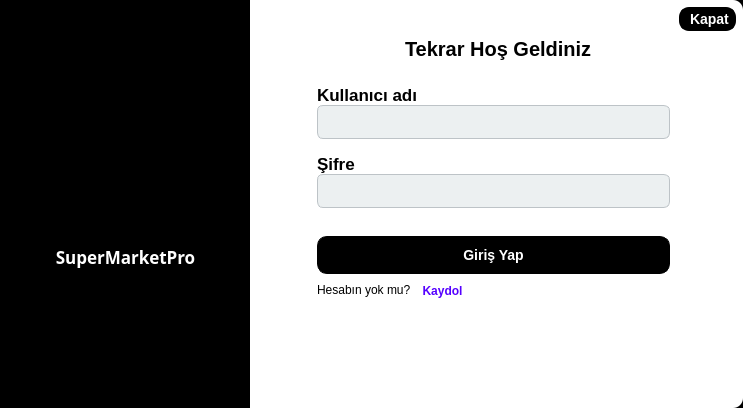
<?xml version="1.0" encoding="UTF-8"?>
<ui version="4.0">
 <class>login</class>
 <widget class="QDialog" name="login">
  <property name="geometry">
   <rect>
    <x>0</x>
    <y>0</y>
    <width>743</width>
    <height>408</height>
   </rect>
  </property>
  <property name="windowTitle">
   <string>Dialog</string>
  </property>
  <property name="styleSheet">
   <string notr="true">#login {
	background-color: rgb(0, 0, 0);
	border-radius:10px;
}</string>
  </property>
  <property name="locale">
   <locale language="English" country="UnitedStates"/>
  </property>
  <layout class="QGridLayout" name="gridLayout">
   <property name="leftMargin">
    <number>0</number>
   </property>
   <property name="topMargin">
    <number>0</number>
   </property>
   <property name="rightMargin">
    <number>0</number>
   </property>
   <property name="bottomMargin">
    <number>0</number>
   </property>
   <property name="spacing">
    <number>0</number>
   </property>
   <item row="0" column="0">
    <widget class="QWidget" name="logo_widget" native="true">
     <property name="minimumSize">
      <size>
       <width>250</width>
       <height>0</height>
      </size>
     </property>
     <property name="maximumSize">
      <size>
       <width>250</width>
       <height>16777215</height>
      </size>
     </property>
     <property name="styleSheet">
      <string notr="true">#logo_widget {
	background-color: rgb(0, 0, 0);
	border-bottom-left-radius:10px;
	border-top-left-radius:10px;
}

</string>
     </property>
     <layout class="QGridLayout" name="gridLayout_13">
      <property name="leftMargin">
       <number>0</number>
      </property>
      <property name="topMargin">
       <number>0</number>
      </property>
      <property name="rightMargin">
       <number>0</number>
      </property>
      <property name="bottomMargin">
       <number>0</number>
      </property>
      <property name="horizontalSpacing">
       <number>7</number>
      </property>
      <item row="0" column="1">
       <spacer name="verticalSpacer_2">
        <property name="orientation">
         <enum>Qt::Orientation::Vertical</enum>
        </property>
        <property name="sizeHint" stdset="0">
         <size>
          <width>20</width>
          <height>122</height>
         </size>
        </property>
       </spacer>
      </item>
      <item row="1" column="0">
       <spacer name="horizontalSpacer_8">
        <property name="orientation">
         <enum>Qt::Orientation::Horizontal</enum>
        </property>
        <property name="sizeHint" stdset="0">
         <size>
          <width>23</width>
          <height>20</height>
         </size>
        </property>
       </spacer>
      </item>
      <item row="1" column="1">
       <layout class="QGridLayout" name="gridLayout_12">
        <property name="verticalSpacing">
         <number>15</number>
        </property>
        <item row="0" column="0">
         <layout class="QGridLayout" name="gridLayout_11">
          <item row="0" column="0">
           <spacer name="horizontalSpacer_6">
            <property name="orientation">
             <enum>Qt::Orientation::Horizontal</enum>
            </property>
            <property name="sizeHint" stdset="0">
             <size>
              <width>18</width>
              <height>20</height>
             </size>
            </property>
           </spacer>
          </item>
          <item row="0" column="1">
           <widget class="QPushButton" name="pushButton_2">
            <property name="minimumSize">
             <size>
              <width>131</width>
              <height>91</height>
             </size>
            </property>
            <property name="maximumSize">
             <size>
              <width>131</width>
              <height>91</height>
             </size>
            </property>
            <property name="styleSheet">
             <string notr="true">border: none;</string>
            </property>
            <property name="text">
             <string/>
            </property>
            <property name="icon">
             <iconset resource="rec.qrc">
              <normaloff>:/logo/icon/logo/logo giris.png</normaloff>:/logo/icon/logo/logo giris.png</iconset>
            </property>
            <property name="iconSize">
             <size>
              <width>200</width>
              <height>200</height>
             </size>
            </property>
           </widget>
          </item>
          <item row="0" column="2">
           <spacer name="horizontalSpacer_7">
            <property name="orientation">
             <enum>Qt::Orientation::Horizontal</enum>
            </property>
            <property name="sizeHint" stdset="0">
             <size>
              <width>18</width>
              <height>20</height>
             </size>
            </property>
           </spacer>
          </item>
         </layout>
        </item>
        <item row="1" column="0">
         <widget class="QLabel" name="label_5">
          <property name="font">
           <font>
            <family>Segoe Fluent Icons</family>
            <pointsize>13</pointsize>
            <bold>true</bold>
           </font>
          </property>
          <property name="styleSheet">
           <string notr="true">color: rgb(255, 255, 255);</string>
          </property>
          <property name="text">
           <string>SuperMarketPro</string>
          </property>
          <property name="alignment">
           <set>Qt::AlignmentFlag::AlignCenter</set>
          </property>
         </widget>
        </item>
       </layout>
      </item>
      <item row="1" column="2">
       <spacer name="horizontalSpacer_9">
        <property name="orientation">
         <enum>Qt::Orientation::Horizontal</enum>
        </property>
        <property name="sizeHint" stdset="0">
         <size>
          <width>22</width>
          <height>20</height>
         </size>
        </property>
       </spacer>
      </item>
      <item row="2" column="1">
       <spacer name="verticalSpacer_3">
        <property name="orientation">
         <enum>Qt::Orientation::Vertical</enum>
        </property>
        <property name="sizeHint" stdset="0">
         <size>
          <width>20</width>
          <height>121</height>
         </size>
        </property>
       </spacer>
      </item>
     </layout>
    </widget>
   </item>
   <item row="0" column="1">
    <widget class="QWidget" name="giris_widget" native="true">
     <property name="styleSheet">
      <string notr="true">#giris_widget {
	background-color: white;
	border-bottom-right-radius:10px;
	border-top-right-radius:10px;

}

QPushButton {
	background-color: black;
    color: white; 
    border: 1px solid black;
    border-radius: 10px; 
    padding: 10px 20px; 
    font-size: 14px; 
    font-weight: bold;
}

QPushButton:hover {
	background-color: white;
    border-color: black;
	color: black;
}

QPushButton:pressed {
    background-color:   rgb(255, 255, 255);
    border-color: rgb(0, 0, 0);
	color: black; 
}

QPushButton:disabled {
    background-color: #bdc3c7;
    color: #7f8c8d;
    border-color: #bdc3c7; 
}

QLineEdit {
    background-color: #ecf0f1; /* لون الخلفية */
    color: #2c3e50; /* لون النص */
    border: 1px solid #bdc3c7; /* لون الحدود */
    border-radius: 6px; /* زوايا دائرية */
    padding: 8px 12px; /* الحشوة الداخلية */
    font-size: 12px; /* حجم الخط */
}

QLineEdit:focus {
    border-color: #2c3e50; /* لون الحدود عند التركيز (أسود داكن) */
    background-color: #ffffff; /* لون الخلفية عند التركيز */
}

QLineEdit:hover {
    border-color: #34495e; /* لون الحدود عند المرور (أسود رمادي) */
}




</string>
     </property>
     <layout class="QGridLayout" name="gridLayout_17">
      <property name="leftMargin">
       <number>0</number>
      </property>
      <property name="topMargin">
       <number>7</number>
      </property>
      <property name="rightMargin">
       <number>7</number>
      </property>
      <property name="bottomMargin">
       <number>0</number>
      </property>
      <item row="0" column="0">
       <widget class="QWidget" name="menu_widget" native="true">
        <layout class="QGridLayout" name="gridLayout_14">
         <property name="leftMargin">
          <number>0</number>
         </property>
         <property name="topMargin">
          <number>0</number>
         </property>
         <property name="rightMargin">
          <number>0</number>
         </property>
         <property name="bottomMargin">
          <number>0</number>
         </property>
         <item row="0" column="0">
          <layout class="QGridLayout" name="gridLayout_2">
           <item row="0" column="0">
            <spacer name="horizontalSpacer">
             <property name="orientation">
              <enum>Qt::Orientation::Horizontal</enum>
             </property>
             <property name="sizeHint" stdset="0">
              <size>
               <width>198</width>
               <height>20</height>
              </size>
             </property>
            </spacer>
           </item>
           <item row="0" column="1">
            <widget class="QPushButton" name="kapat_button">
             <property name="font">
              <font>
               <pointsize>-1</pointsize>
               <bold>true</bold>
              </font>
             </property>
             <property name="whatsThis">
              <string/>
             </property>
             <property name="autoFillBackground">
              <bool>false</bool>
             </property>
             <property name="styleSheet">
              <string notr="true">QPushButton {
	background-color: black;
    color: white; 
    border: 2px solid rgb(0, 0, 0);
    border-radius: 10px; 
    padding: 2px 5px; 

}

QPushButton:hover {
	background-color: white; 
    border-color: black;
	color: black;
	icon: url(:/icons/icon/logout b.png);
}

QPushButton:pressed {
    background-color:   black; 
    border-color: white;
	color: white; 
	icon: url(:/icons/icon/logout w.png);
}</string>
             </property>
             <property name="text">
              <string> Kapat</string>
             </property>
             <property name="icon">
              <iconset resource="rec.qrc">
               <normaloff>:/icons/icon/logout w.png</normaloff>
               <normalon>:/icons/icon/logout w.png</normalon>:/icons/icon/logout w.png</iconset>
             </property>
             <property name="iconSize">
              <size>
               <width>32</width>
               <height>32</height>
              </size>
             </property>
             <property name="shortcut">
              <string/>
             </property>
             <property name="default">
              <bool>false</bool>
             </property>
            </widget>
           </item>
          </layout>
         </item>
        </layout>
       </widget>
      </item>
      <item row="1" column="0">
       <widget class="QWidget" name="ana_widget" native="true">
        <layout class="QGridLayout" name="gridLayout_16">
         <property name="leftMargin">
          <number>0</number>
         </property>
         <property name="topMargin">
          <number>0</number>
         </property>
         <property name="rightMargin">
          <number>0</number>
         </property>
         <property name="bottomMargin">
          <number>0</number>
         </property>
         <item row="0" column="0">
          <widget class="QStackedWidget" name="giris_sayflar">
           <widget class="QWidget" name="login_widget">
            <layout class="QGridLayout" name="gridLayout_20">
             <property name="leftMargin">
              <number>0</number>
             </property>
             <property name="topMargin">
              <number>0</number>
             </property>
             <property name="rightMargin">
              <number>0</number>
             </property>
             <property name="bottomMargin">
              <number>0</number>
             </property>
             <property name="spacing">
              <number>7</number>
             </property>
             <item row="0" column="0">
              <layout class="QGridLayout" name="gridLayout_19">
               <item row="0" column="0">
                <spacer name="horizontalSpacer_4">
                 <property name="orientation">
                  <enum>Qt::Orientation::Horizontal</enum>
                 </property>
                 <property name="sizeHint" stdset="0">
                  <size>
                   <width>18</width>
                   <height>20</height>
                  </size>
                 </property>
                </spacer>
               </item>
               <item row="0" column="1">
                <layout class="QGridLayout" name="gridLayout_18">
                 <item row="0" column="0">
                  <layout class="QGridLayout" name="gridLayout_9">
                   <item row="0" column="0">
                    <layout class="QGridLayout" name="gridLayout_7">
                     <property name="horizontalSpacing">
                      <number>7</number>
                     </property>
                     <property name="verticalSpacing">
                      <number>24</number>
                     </property>
                     <item row="0" column="0">
                      <layout class="QGridLayout" name="gridLayout_5">
                       <item row="0" column="0">
                        <spacer name="horizontalSpacer_2">
                         <property name="orientation">
                          <enum>Qt::Orientation::Horizontal</enum>
                         </property>
                         <property name="sizeHint" stdset="0">
                          <size>
                           <width>88</width>
                           <height>20</height>
                          </size>
                         </property>
                        </spacer>
                       </item>
                       <item row="0" column="1">
                        <widget class="QLabel" name="label_3">
                         <property name="font">
                          <font>
                           <pointsize>15</pointsize>
                           <bold>true</bold>
                          </font>
                         </property>
                         <property name="text">
                          <string>Tekrar Hoş Geldiniz</string>
                         </property>
                        </widget>
                       </item>
                       <item row="0" column="2">
                        <spacer name="horizontalSpacer_3">
                         <property name="orientation">
                          <enum>Qt::Orientation::Horizontal</enum>
                         </property>
                         <property name="sizeHint" stdset="0">
                          <size>
                           <width>78</width>
                           <height>20</height>
                          </size>
                         </property>
                        </spacer>
                       </item>
                      </layout>
                     </item>
                     <item row="1" column="0">
                      <layout class="QGridLayout" name="gridLayout_6">
                       <property name="verticalSpacing">
                        <number>15</number>
                       </property>
                       <item row="0" column="0">
                        <layout class="QGridLayout" name="gridLayout_3">
                         <item row="0" column="0">
                          <widget class="QLabel" name="label_2">
                           <property name="font">
                            <font>
                             <pointsize>13</pointsize>
                             <bold>true</bold>
                            </font>
                           </property>
                           <property name="text">
                            <string>Kullanıcı adı</string>
                           </property>
                          </widget>
                         </item>
                         <item row="1" column="0">
                          <widget class="QLineEdit" name="user_lineEdit"/>
                         </item>
                        </layout>
                       </item>
                       <item row="1" column="0">
                        <layout class="QGridLayout" name="gridLayout_4">
                         <item row="0" column="0">
                          <widget class="QLabel" name="label_4">
                           <property name="font">
                            <font>
                             <pointsize>13</pointsize>
                             <bold>true</bold>
                            </font>
                           </property>
                           <property name="text">
                            <string>Şifre</string>
                           </property>
                          </widget>
                         </item>
                         <item row="1" column="0">
                          <widget class="QLineEdit" name="sifre_lineEdit">
                           <property name="text">
                            <string/>
                           </property>
                           <property name="echoMode">
                            <enum>QLineEdit::EchoMode::Password</enum>
                           </property>
                          </widget>
                         </item>
                        </layout>
                       </item>
                      </layout>
                     </item>
                    </layout>
                   </item>
                   <item row="1" column="0">
                    <layout class="QGridLayout" name="gridLayout_8">
                     <item row="0" column="0">
                      <widget class="QLabel" name="giris_durumu">
                       <property name="styleSheet">
                        <string notr="true">color: rgb(255, 255, 255);</string>
                       </property>
                       <property name="text">
                        <string>kullanıcı adı veya şifre hatalıdır.</string>
                       </property>
                      </widget>
                     </item>
                     <item row="1" column="0">
                      <widget class="QPushButton" name="pushButton">
                       <property name="text">
                        <string>Giriş Yap</string>
                       </property>
                       <property name="shortcut">
                        <string>Return</string>
                       </property>
                      </widget>
                     </item>
                    </layout>
                   </item>
                  </layout>
                 </item>
                 <item row="1" column="0">
                  <layout class="QGridLayout" name="gridLayout_10">
                   <item row="0" column="0">
                    <layout class="QGridLayout" name="gridLayout_15">
                     <item row="0" column="0">
                      <widget class="QLabel" name="giris_durumu_2">
                       <property name="styleSheet">
                        <string notr="true">color: black;</string>
                       </property>
                       <property name="text">
                        <string>&lt;html&gt;&lt;head/&gt;&lt;body&gt;&lt;p&gt;Hesabın yok mu?&lt;/p&gt;&lt;/body&gt;&lt;/html&gt;</string>
                       </property>
                      </widget>
                     </item>
                     <item row="0" column="1">
                      <widget class="QToolButton" name="kaydol_toolButton">
                       <property name="font">
                        <font>
                         <bold>true</bold>
                        </font>
                       </property>
                       <property name="cursor">
                        <cursorShape>ArrowCursor</cursorShape>
                       </property>
                       <property name="styleSheet">
                        <string notr="true">
color: rgb(85, 0, 255);
background: none;
border: none;</string>
                       </property>
                       <property name="text">
                        <string>Kaydol</string>
                       </property>
                      </widget>
                     </item>
                    </layout>
                   </item>
                   <item row="0" column="1">
                    <spacer name="horizontalSpacer_10">
                     <property name="orientation">
                      <enum>Qt::Orientation::Horizontal</enum>
                     </property>
                     <property name="sizeHint" stdset="0">
                      <size>
                       <width>18</width>
                       <height>20</height>
                      </size>
                     </property>
                    </spacer>
                   </item>
                  </layout>
                 </item>
                </layout>
               </item>
               <item row="0" column="2">
                <spacer name="horizontalSpacer_5">
                 <property name="orientation">
                  <enum>Qt::Orientation::Horizontal</enum>
                 </property>
                 <property name="sizeHint" stdset="0">
                  <size>
                   <width>18</width>
                   <height>20</height>
                  </size>
                 </property>
                </spacer>
               </item>
              </layout>
             </item>
             <item row="1" column="0">
              <spacer name="verticalSpacer">
               <property name="orientation">
                <enum>Qt::Orientation::Vertical</enum>
               </property>
               <property name="sizeHint" stdset="0">
                <size>
                 <width>20</width>
                 <height>25</height>
                </size>
               </property>
              </spacer>
             </item>
            </layout>
           </widget>
           <widget class="QWidget" name="signup_widget">
            <property name="styleSheet">
             <string notr="true">QRadioButton {
   
    color: black; /* لون النص */

}

QRadioButton::indicator {
    width: 20px; /* عرض الراديو */
    height: 20px; /* ارتفاع الراديو */
    border-radius: 10px; /* لجعل الراديو دائري */
    border: 1px solid black; /* لون الحدود الافتراضية */
	background-color:white; /* لون الخلفية الافتراضية */
}

QRadioButton::indicator:hover {
    border-color: gray; /* لون الحدود عند التمرير */
	background-color: gray;
}

QRadioButton::indicator:checked {
    background-color: black; /* لون الخلفية عند التحديد */
    border-color: black; /* لون الحدود عند التحديد */
}

QRadioButton::indicator:checked::before {
    width: 10px;
    height: 10px;

    border-radius: 6px;
    
    position: absolute;
    top: 4px;
    left: 4px;
}</string>
            </property>
            <layout class="QGridLayout" name="gridLayout_36">
             <property name="leftMargin">
              <number>10</number>
             </property>
             <property name="topMargin">
              <number>0</number>
             </property>
             <property name="rightMargin">
              <number>0</number>
             </property>
             <property name="bottomMargin">
              <number>0</number>
             </property>
             <property name="spacing">
              <number>7</number>
             </property>
             <item row="0" column="0">
              <layout class="QGridLayout" name="gridLayout_35">
               <property name="horizontalSpacing">
                <number>7</number>
               </property>
               <property name="verticalSpacing">
                <number>12</number>
               </property>
               <item row="0" column="0">
                <layout class="QGridLayout" name="gridLayout_24">
                 <item row="0" column="0">
                  <spacer name="horizontalSpacer_11">
                   <property name="orientation">
                    <enum>Qt::Orientation::Horizontal</enum>
                   </property>
                   <property name="sizeHint" stdset="0">
                    <size>
                     <width>18</width>
                     <height>20</height>
                    </size>
                   </property>
                  </spacer>
                 </item>
                 <item row="0" column="1">
                  <widget class="QLabel" name="label_6">
                   <property name="font">
                    <font>
                     <pointsize>15</pointsize>
                     <bold>true</bold>
                    </font>
                   </property>
                   <property name="text">
                    <string>SuperMarketPro'ya hoş geldiniz</string>
                   </property>
                  </widget>
                 </item>
                 <item row="0" column="2">
                  <spacer name="horizontalSpacer_12">
                   <property name="orientation">
                    <enum>Qt::Orientation::Horizontal</enum>
                   </property>
                   <property name="sizeHint" stdset="0">
                    <size>
                     <width>18</width>
                     <height>20</height>
                    </size>
                   </property>
                  </spacer>
                 </item>
                </layout>
               </item>
               <item row="1" column="0">
                <layout class="QGridLayout" name="gridLayout_23">
                 <property name="leftMargin">
                  <number>0</number>
                 </property>
                 <property name="horizontalSpacing">
                  <number>20</number>
                 </property>
                 <property name="verticalSpacing">
                  <number>7</number>
                 </property>
                 <item row="0" column="0">
                  <layout class="QGridLayout" name="gridLayout_26">
                   <item row="0" column="0">
                    <widget class="QLabel" name="label_7">
                     <property name="font">
                      <font>
                       <pointsize>13</pointsize>
                       <bold>true</bold>
                      </font>
                     </property>
                     <property name="text">
                      <string>Ad Soyad</string>
                     </property>
                    </widget>
                   </item>
                   <item row="1" column="0">
                    <widget class="QLineEdit" name="ad_soyad_lineEdit"/>
                   </item>
                  </layout>
                 </item>
                 <item row="0" column="1">
                  <layout class="QGridLayout" name="gridLayout_27">
                   <item row="0" column="0">
                    <widget class="QLabel" name="label_8">
                     <property name="font">
                      <font>
                       <pointsize>13</pointsize>
                       <bold>true</bold>
                      </font>
                     </property>
                     <property name="text">
                      <string>Email</string>
                     </property>
                    </widget>
                   </item>
                   <item row="1" column="0">
                    <widget class="QLineEdit" name="email_lineEdit">
                     <property name="text">
                      <string/>
                     </property>
                     <property name="echoMode">
                      <enum>QLineEdit::EchoMode::Normal</enum>
                     </property>
                    </widget>
                   </item>
                  </layout>
                 </item>
                 <item row="0" column="2">
                  <layout class="QGridLayout" name="gridLayout_31">
                   <item row="0" column="0">
                    <widget class="QLabel" name="label_9">
                     <property name="font">
                      <font>
                       <pointsize>13</pointsize>
                       <bold>true</bold>
                      </font>
                     </property>
                     <property name="text">
                      <string>Telefon</string>
                     </property>
                    </widget>
                   </item>
                   <item row="1" column="0">
                    <widget class="QLineEdit" name="telefon_lineEdit">
                     <property name="text">
                      <string/>
                     </property>
                     <property name="echoMode">
                      <enum>QLineEdit::EchoMode::Normal</enum>
                     </property>
                    </widget>
                   </item>
                  </layout>
                 </item>
                 <item row="1" column="0">
                  <layout class="QGridLayout" name="gridLayout_32">
                   <item row="0" column="0">
                    <widget class="QLabel" name="label_10">
                     <property name="font">
                      <font>
                       <pointsize>13</pointsize>
                       <bold>true</bold>
                      </font>
                     </property>
                     <property name="text">
                      <string>Kullanıcı adı</string>
                     </property>
                    </widget>
                   </item>
                   <item row="1" column="0">
                    <widget class="QLineEdit" name="kullanici_ad_lineEdit">
                     <property name="text">
                      <string/>
                     </property>
                     <property name="echoMode">
                      <enum>QLineEdit::EchoMode::Normal</enum>
                     </property>
                    </widget>
                   </item>
                  </layout>
                 </item>
                 <item row="1" column="1">
                  <layout class="QGridLayout" name="gridLayout_33">
                   <item row="0" column="0">
                    <widget class="QLabel" name="label_11">
                     <property name="font">
                      <font>
                       <pointsize>13</pointsize>
                       <bold>true</bold>
                      </font>
                     </property>
                     <property name="text">
                      <string>Şifre</string>
                     </property>
                    </widget>
                   </item>
                   <item row="1" column="0">
                    <widget class="QLineEdit" name="sifre_lineEdit_2">
                     <property name="text">
                      <string/>
                     </property>
                     <property name="echoMode">
                      <enum>QLineEdit::EchoMode::Normal</enum>
                     </property>
                    </widget>
                   </item>
                  </layout>
                 </item>
                 <item row="1" column="2">
                  <layout class="QGridLayout" name="gridLayout_22">
                   <property name="verticalSpacing">
                    <number>7</number>
                   </property>
                   <item row="0" column="0">
                    <widget class="QLabel" name="giris_durumu_5">
                     <property name="font">
                      <font>
                       <pointsize>12</pointsize>
                       <bold>true</bold>
                      </font>
                     </property>
                     <property name="styleSheet">
                      <string notr="true">color: black;</string>
                     </property>
                     <property name="text">
                      <string>&lt;html&gt;&lt;head/&gt;&lt;body&gt;&lt;p&gt;Görev seçiniz:&lt;/p&gt;&lt;/body&gt;&lt;/html&gt;</string>
                     </property>
                    </widget>
                   </item>
                   <item row="1" column="0">
                    <layout class="QGridLayout" name="gridLayout_21">
                     <item row="0" column="0">
                      <widget class="QRadioButton" name="yonetici_radioButton">
                       <property name="font">
                        <font>
                         <pointsize>10</pointsize>
                        </font>
                       </property>
                       <property name="styleSheet">
                        <string notr="true">color: rgb(0, 0, 0);</string>
                       </property>
                       <property name="text">
                        <string>Yönetici</string>
                       </property>
                      </widget>
                     </item>
                     <item row="0" column="1">
                      <widget class="QRadioButton" name="Kasiyer_radioButton">
                       <property name="font">
                        <font>
                         <pointsize>10</pointsize>
                         <bold>false</bold>
                        </font>
                       </property>
                       <property name="styleSheet">
                        <string notr="true">color: rgb(0, 0, 0);</string>
                       </property>
                       <property name="text">
                        <string>Kasiyer</string>
                       </property>
                      </widget>
                     </item>
                    </layout>
                   </item>
                  </layout>
                 </item>
                </layout>
               </item>
              </layout>
             </item>
             <item row="1" column="0">
              <layout class="QGridLayout" name="gridLayout_34">
               <item row="0" column="0">
                <spacer name="horizontalSpacer_15">
                 <property name="orientation">
                  <enum>Qt::Orientation::Horizontal</enum>
                 </property>
                 <property name="sizeHint" stdset="0">
                  <size>
                   <width>40</width>
                   <height>20</height>
                  </size>
                 </property>
                </spacer>
               </item>
               <item row="0" column="1">
                <layout class="QGridLayout" name="gridLayout_25">
                 <item row="0" column="0">
                  <layout class="QGridLayout" name="gridLayout_28">
                   <item row="0" column="0">
                    <widget class="QLabel" name="Kaydol_durumu">
                     <property name="styleSheet">
                      <string notr="true">color: rgb(255, 255, 255);</string>
                     </property>
                     <property name="text">
                      <string>Tüm veriler doldurulmalıdır</string>
                     </property>
                     <property name="alignment">
                      <set>Qt::AlignmentFlag::AlignCenter</set>
                     </property>
                    </widget>
                   </item>
                   <item row="1" column="0">
                    <widget class="QPushButton" name="kaydon_pushButton">
                     <property name="text">
                      <string>Kaydol</string>
                     </property>
                    </widget>
                   </item>
                  </layout>
                 </item>
                 <item row="1" column="0">
                  <layout class="QGridLayout" name="gridLayout_29">
                   <item row="0" column="1">
                    <spacer name="horizontalSpacer_13">
                     <property name="orientation">
                      <enum>Qt::Orientation::Horizontal</enum>
                     </property>
                     <property name="sizeHint" stdset="0">
                      <size>
                       <width>18</width>
                       <height>20</height>
                      </size>
                     </property>
                    </spacer>
                   </item>
                   <item row="0" column="0">
                    <layout class="QGridLayout" name="gridLayout_30">
                     <item row="0" column="0">
                      <widget class="QLabel" name="giris_durumu_4">
                       <property name="styleSheet">
                        <string notr="true">color: black;</string>
                       </property>
                       <property name="text">
                        <string>&lt;html&gt;&lt;head/&gt;&lt;body&gt;&lt;p&gt;Hesabın var mı?&lt;/p&gt;&lt;/body&gt;&lt;/html&gt;</string>
                       </property>
                      </widget>
                     </item>
                     <item row="0" column="1">
                      <widget class="QToolButton" name="giris_toolButton">
                       <property name="font">
                        <font>
                         <bold>true</bold>
                        </font>
                       </property>
                       <property name="cursor">
                        <cursorShape>ArrowCursor</cursorShape>
                       </property>
                       <property name="styleSheet">
                        <string notr="true">
color: rgb(85, 0, 255);
background: none;
border: none;</string>
                       </property>
                       <property name="text">
                        <string>Giriş yap</string>
                       </property>
                      </widget>
                     </item>
                    </layout>
                   </item>
                  </layout>
                 </item>
                </layout>
               </item>
               <item row="0" column="2">
                <spacer name="horizontalSpacer_14">
                 <property name="orientation">
                  <enum>Qt::Orientation::Horizontal</enum>
                 </property>
                 <property name="sizeHint" stdset="0">
                  <size>
                   <width>40</width>
                   <height>20</height>
                  </size>
                 </property>
                </spacer>
               </item>
              </layout>
             </item>
             <item row="2" column="0">
              <spacer name="verticalSpacer_4">
               <property name="orientation">
                <enum>Qt::Orientation::Vertical</enum>
               </property>
               <property name="sizeHint" stdset="0">
                <size>
                 <width>20</width>
                 <height>11</height>
                </size>
               </property>
              </spacer>
             </item>
            </layout>
           </widget>
          </widget>
         </item>
        </layout>
       </widget>
      </item>
     </layout>
    </widget>
   </item>
  </layout>
 </widget>
 <resources>
  <include location="rec.qrc"/>
 </resources>
 <connections/>
</ui>
